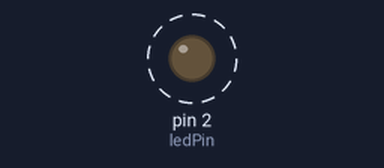
The sketch below on a simulated Arduino Uno, built with avr-gcc and run on an emulated ATmega328P. Parts: output pins drawn as LEDs (lit = HIGH). Dashed ring = blinking.

Above: at 0.5 s.
Timing chart, 0 to 4.6 s (numbered marks = the images above):
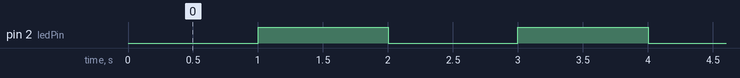

The sketch:

ex02.ino.ino
```cpp
// ex02: 用millis()实现LED 1Hz闪烁（亮1秒，灭1秒）
const int ledPin = 2;         // LED接GPIO2
bool ledState = LOW;          // LED初始状态
unsigned long previousMillis = 0;  // 上一次状态改变的时间
const long interval = 1000;   // 闪烁间隔1000ms=1秒

void setup() {
  pinMode(ledPin, OUTPUT);    // 设置引脚为输出模式
}

void loop() {
  unsigned long currentMillis = millis(); // 获取当前运行时间

  // 当时间差超过间隔时，翻转LED状态
  if (currentMillis - previousMillis >= interval) {
    previousMillis = currentMillis;  // 更新上一次时间
    ledState = !ledState;            // 翻转状态
    digitalWrite(ledPin, ledState);  // 写入引脚
  }
}
```

Measured:
- by itself, pin 2 (ledPin): alternates HIGH for 1.0 s and LOW for 1.0 s
